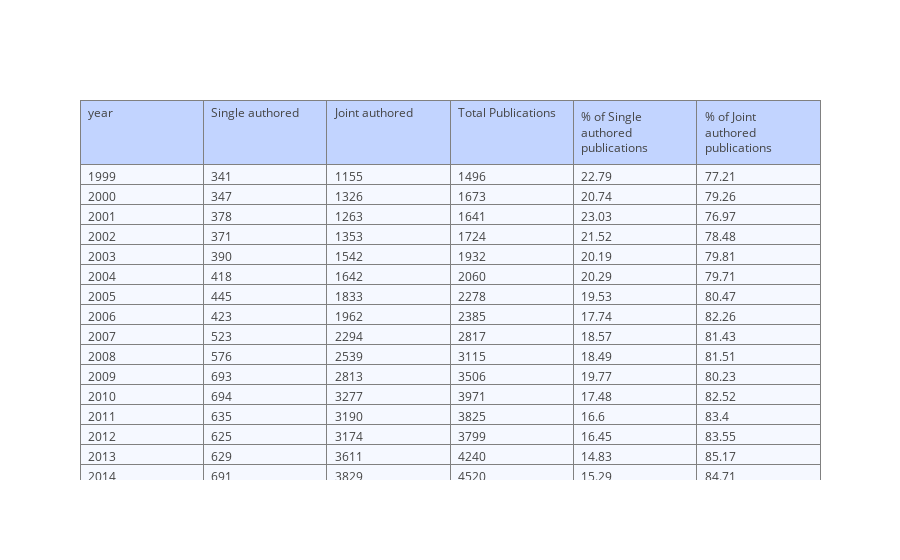
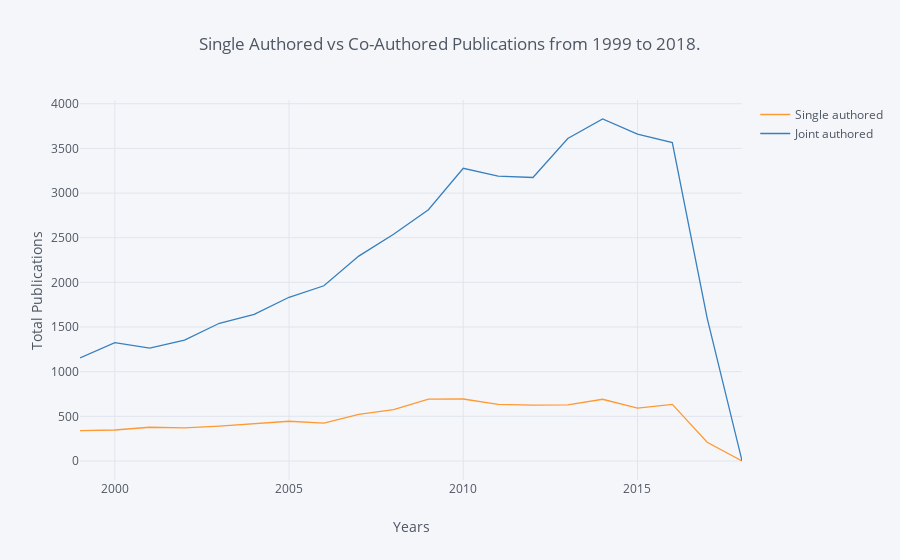
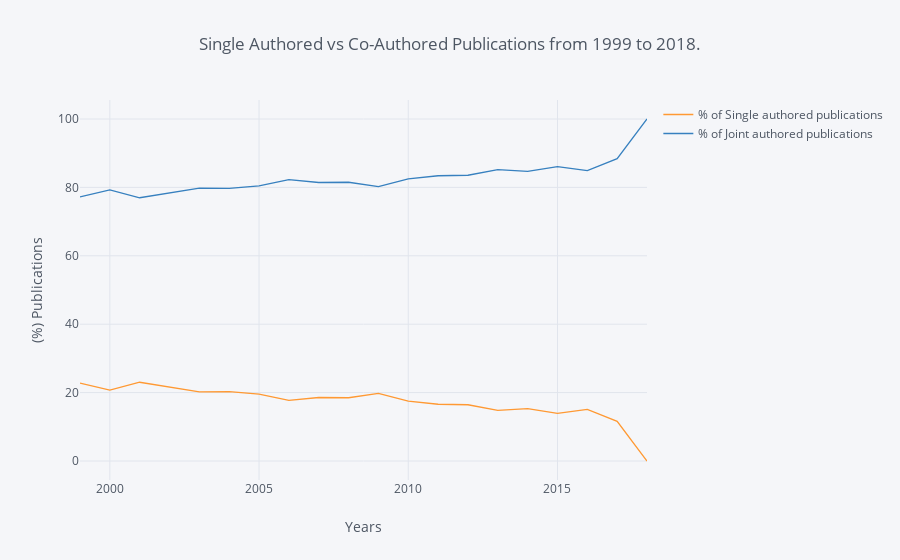

The cell these charts' notebook holds for them, in order:
### Markdown cell above
### Single Authored vs. Co-authored Publications

### Code cell
# plot year-wise distribution single author vs co-authored 
n_years = 20
visual.plot_yr_dist(years=n_years)

### Figure 1 — Plotly figure (JSON) as saved in the notebook; plotly's stock layout.template omitted (floating-point values rounded to 4 significant figures)
{"data": [{"cells": {"align": ["left", "left", "left", "left", "left"], "fill": {"color": "#F5F8FF"}, "values": [["1999", "2000", "2001", "2002", "2003", "2004", "2005", "2006", "2007", "2008", "2009", "2010", "2011", "2012", "2013", "2014", "2015", "2016", "2017", "2018"], [341, 347, 378, 371, 390, 418, 445, 423, 523, 576, 693, 694, 635, 625, 629, 691, 591, 634, 210, 0], [1155, 1326, 1263, 1353, 1542, 1642, 1833, 1962, 2294, 2539, 2813, 3277, 3190, 3174, 3611, 3829, 3659, 3565, 1600, 4], [1496, 1673, 1641, 1724, 1932, 2060, 2278, 2385, 2817, 3115, 3506, 3971, 3825, 3799, 4240, 4520, 4250, 4199, 1810, 4], [22.79, 20.74, 23.03, 21.52, 20.19, 20.29, 19.53, 17.74, 18.57, 18.49, 19.77, 17.48, 16.6, 16.45, 14.83, 15.29, 13.91, 15.1, 11.6, 0], [77.21, 79.26, 76.97, 78.48, 79.81, 79.71, 80.47, 82.26, 81.43, 81.51, 80.23, 82.52, 83.4, 83.55, 85.17, 84.71, 86.09, 84.9, 88.4, 100]]}, "header": {"align": ["left", "left", "left", "left", "left"], "fill": {"color": "#C2D4FF"}, "values": ["year", "Single authored", "Joint authored", "Total Publications", "% of Single authored publications", "% of Joint authored publications"]}, "type": "table", "uid": "a45d7c32-27ea-4b0a-9952-3cc192306e71"}], "layout": {}}

### Figure 2 — Plotly figure (JSON) as saved in the notebook; plotly's stock layout.template omitted (floating-point values rounded to 4 significant figures)
{"data": [{"line": {"color": "rgba(255, 153, 51, 1.0)", "dash": "solid", "shape": "linear", "width": 1.3}, "mode": "lines", "name": "Single authored", "text": "", "type": "scatter", "uid": "8f923416-79b4-4187-9f3b-9c8dffc3b551", "x": ["1999", "2000", "2001", "2002", "2003", "2004", "2005", "2006", "2007", "2008", "2009", "2010", "2011", "2012", "2013", "2014", "2015", "2016", "2017", "2018"], "y": [341, 347, 378, 371, 390, 418, 445, 423, 523, 576, 693, 694, 635, 625, 629, 691, 591, 634, 210, 0]}, {"line": {"color": "rgba(55, 128, 191, 1.0)", "dash": "solid", "shape": "linear", "width": 1.3}, "mode": "lines", "name": "Joint authored", "text": "", "type": "scatter", "uid": "83aac64d-0e9a-42b0-866f-674ba44979a7", "x": ["1999", "2000", "2001", "2002", "2003", "2004", "2005", "2006", "2007", "2008", "2009", "2010", "2011", "2012", "2013", "2014", "2015", "2016", "2017", "2018"], "y": [1155, 1326, 1263, 1353, 1542, 1642, 1833, 1962, 2294, 2539, 2813, 3277, 3190, 3174, 3611, 3829, 3659, 3565, 1600, 4]}], "layout": {"legend": {"bgcolor": "#F5F6F9", "font": {"color": "#4D5663"}}, "paper_bgcolor": "#F5F6F9", "plot_bgcolor": "#F5F6F9", "title": {"font": {"color": "#4D5663"}, "text": "Single Authored vs Co-Authored Publications from 1999 to 2018."}, "xaxis": {"gridcolor": "#E1E5ED", "showgrid": true, "tickfont": {"color": "#4D5663"}, "title": {"font": {"color": "#4D5663"}, "text": "Years"}, "zerolinecolor": "#E1E5ED"}, "yaxis": {"gridcolor": "#E1E5ED", "showgrid": true, "tickfont": {"color": "#4D5663"}, "title": {"font": {"color": "#4D5663"}, "text": "Total Publications"}, "zerolinecolor": "#E1E5ED"}}}

### Figure 3 — Plotly figure (JSON) as saved in the notebook; plotly's stock layout.template omitted (floating-point values rounded to 4 significant figures)
{"data": [{"line": {"color": "rgba(255, 153, 51, 1.0)", "dash": "solid", "shape": "linear", "width": 1.3}, "mode": "lines", "name": "% of Single authored publications", "text": "", "type": "scatter", "uid": "d814fd35-011c-4cd1-92e0-eec8c2e946f3", "x": ["1999", "2000", "2001", "2002", "2003", "2004", "2005", "2006", "2007", "2008", "2009", "2010", "2011", "2012", "2013", "2014", "2015", "2016", "2017", "2018"], "y": [22.79, 20.74, 23.03, 21.52, 20.19, 20.29, 19.53, 17.74, 18.57, 18.49, 19.77, 17.48, 16.6, 16.45, 14.83, 15.29, 13.91, 15.1, 11.6, 0]}, {"line": {"color": "rgba(55, 128, 191, 1.0)", "dash": "solid", "shape": "linear", "width": 1.3}, "mode": "lines", "name": "% of Joint authored publications", "text": "", "type": "scatter", "uid": "d695cb42-728f-49a8-893f-a1b24c732754", "x": ["1999", "2000", "2001", "2002", "2003", "2004", "2005", "2006", "2007", "2008", "2009", "2010", "2011", "2012", "2013", "2014", "2015", "2016", "2017", "2018"], "y": [77.21, 79.26, 76.97, 78.48, 79.81, 79.71, 80.47, 82.26, 81.43, 81.51, 80.23, 82.52, 83.4, 83.55, 85.17, 84.71, 86.09, 84.9, 88.4, 100]}], "layout": {"legend": {"bgcolor": "#F5F6F9", "font": {"color": "#4D5663"}}, "paper_bgcolor": "#F5F6F9", "plot_bgcolor": "#F5F6F9", "title": {"font": {"color": "#4D5663"}, "text": "Single Authored vs Co-Authored Publications from 1999 to 2018."}, "xaxis": {"gridcolor": "#E1E5ED", "showgrid": true, "tickfont": {"color": "#4D5663"}, "title": {"font": {"color": "#4D5663"}, "text": "Years"}, "zerolinecolor": "#E1E5ED"}, "yaxis": {"gridcolor": "#E1E5ED", "showgrid": true, "tickfont": {"color": "#4D5663"}, "title": {"font": {"color": "#4D5663"}, "text": "(%) Publications"}, "zerolinecolor": "#E1E5ED"}}}
